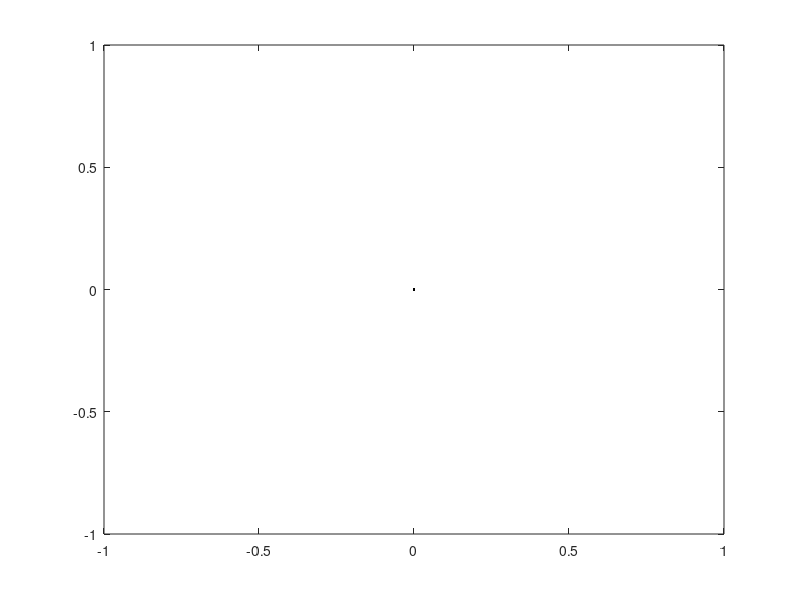
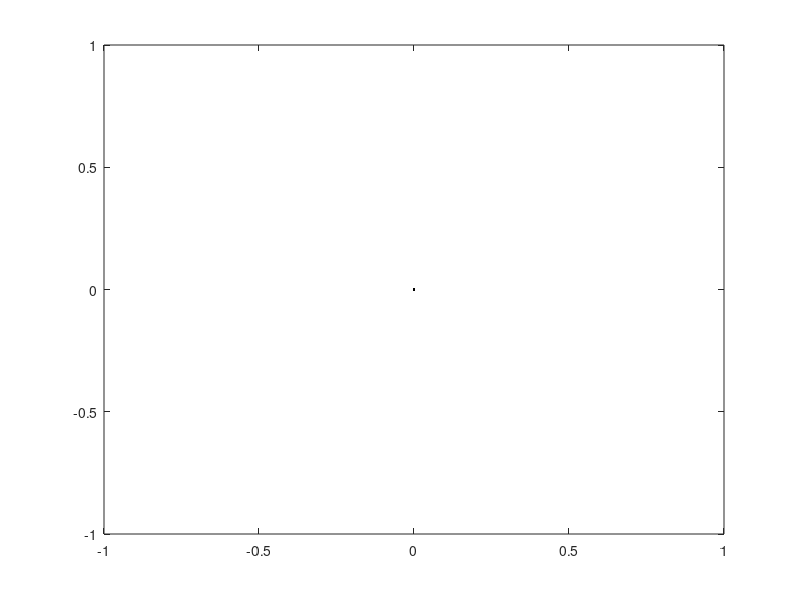
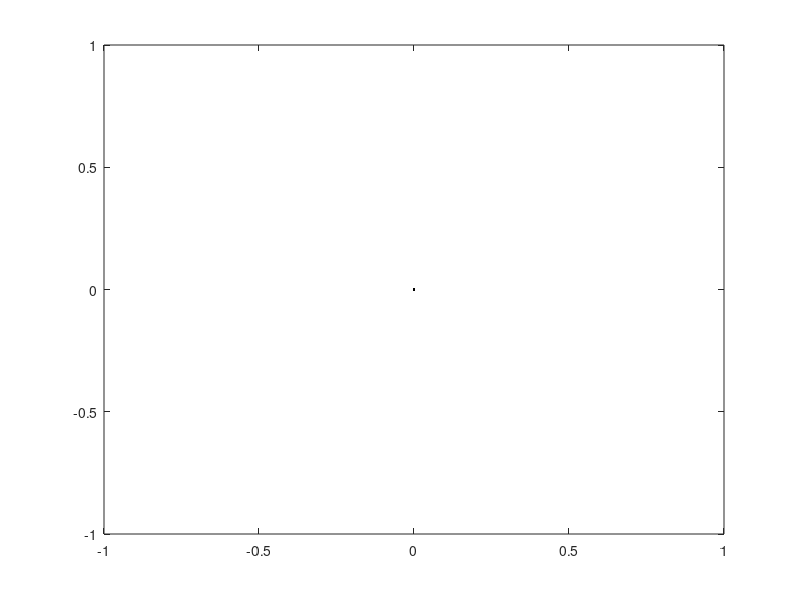
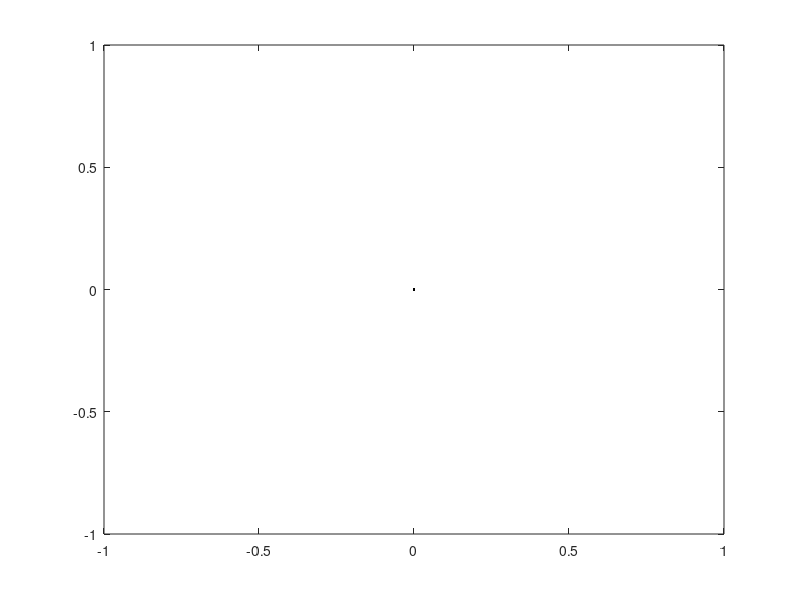

MATLAB code to generate these figures, in order:
folder = '../UpennMagicPhase2';
files = dir([folder '/*.mat']);
nFiles = length(files);

nSensors = 5;  %number of sensor robots
mapRobot = 4;    %robot for which to show the map

for ii=1:nSensors
  figure(ii), clf(gcf);
  handles{ii} = plot(0,0,'.k');
end

maps{mapRobot}.sizex = 2000;
maps{mapRobot}.sizey = 2000;
maps{mapRobot}.map  = zeros(maps{mapRobot}.sizex,maps{mapRobot}.sizey);
maps{mapRobot}.xmin = -100;
maps{mapRobot}.ymin = -180;
maps{mapRobot}.res  = 0.1;

figure(6); clf(gcf);
maps{mapRobot}.hMap = imagesc(maps{mapRobot}.map'); hold on;
maps{mapRobot}.hRobot = plot(0,0,'g*');
set(gca,'ydir','normal');


iplot = 1;

for jj=1:nFiles

  load([folder '/' files(jj).name]);
  
  len = length(LOG.UDP);

  for ii=1:len
    packet = deserialize(zlibUncompress(LOG.UDP{ii}.data));
    xs = double(packet.hlidar.xs);
    ys = double(packet.hlidar.ys);
    cs = double(packet.hlidar.cs);

    id = packet.id;
    if (id <= nSensors)
      set(handles{id},'xdata',xs,'ydata',ys);
    end

    if (id==mapRobot)
      xis = round( (xs-maps{id}.xmin)/maps{id}.res );
      yis = round( (ys-maps{id}.ymin)/maps{id}.res );
      iValid = ( (xis > 0) & (yis > 0) & (xis <= maps{id}.sizex) & (yis <= maps{id}.sizey) );

      inds = sub2ind(size(maps{id}.map),xis(iValid),yis(iValid));

      maps{id}.map(inds) = cs(iValid);
      
      iplot = iplot + 1;
      set(maps{id}.hRobot,'xdata',(packet.pose.x-maps{id}.xmin)/maps{id}.res, ...
                          'ydata',(packet.pose.y-maps{id}.ymin)/maps{id}.res);
      if (mod(iplot,20) == 0)
        set(maps{id}.hMap,'cdata',maps{id}.map');
        drawnow;
      end
    end

    
    %pause(0.001);
  end
end
